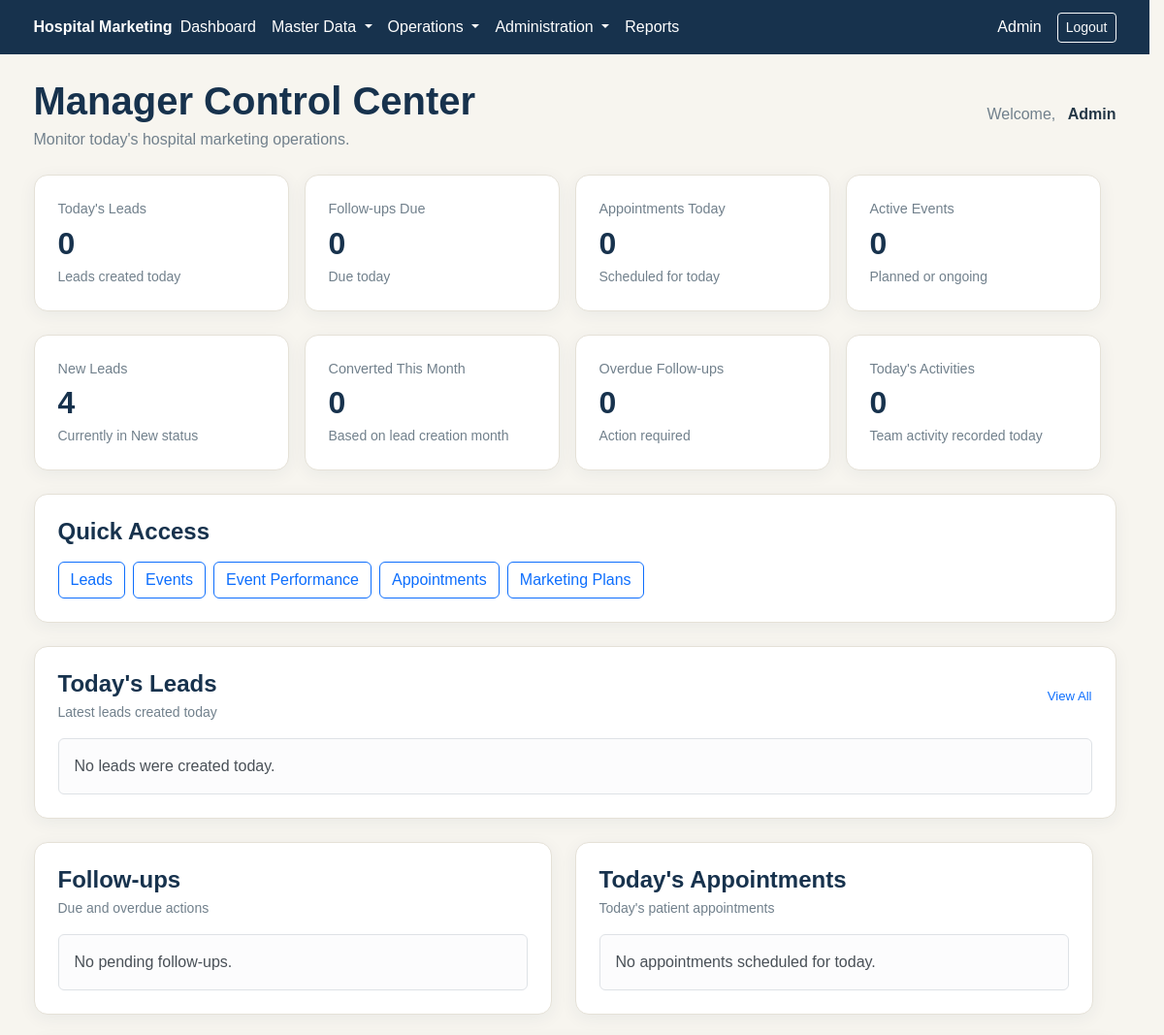
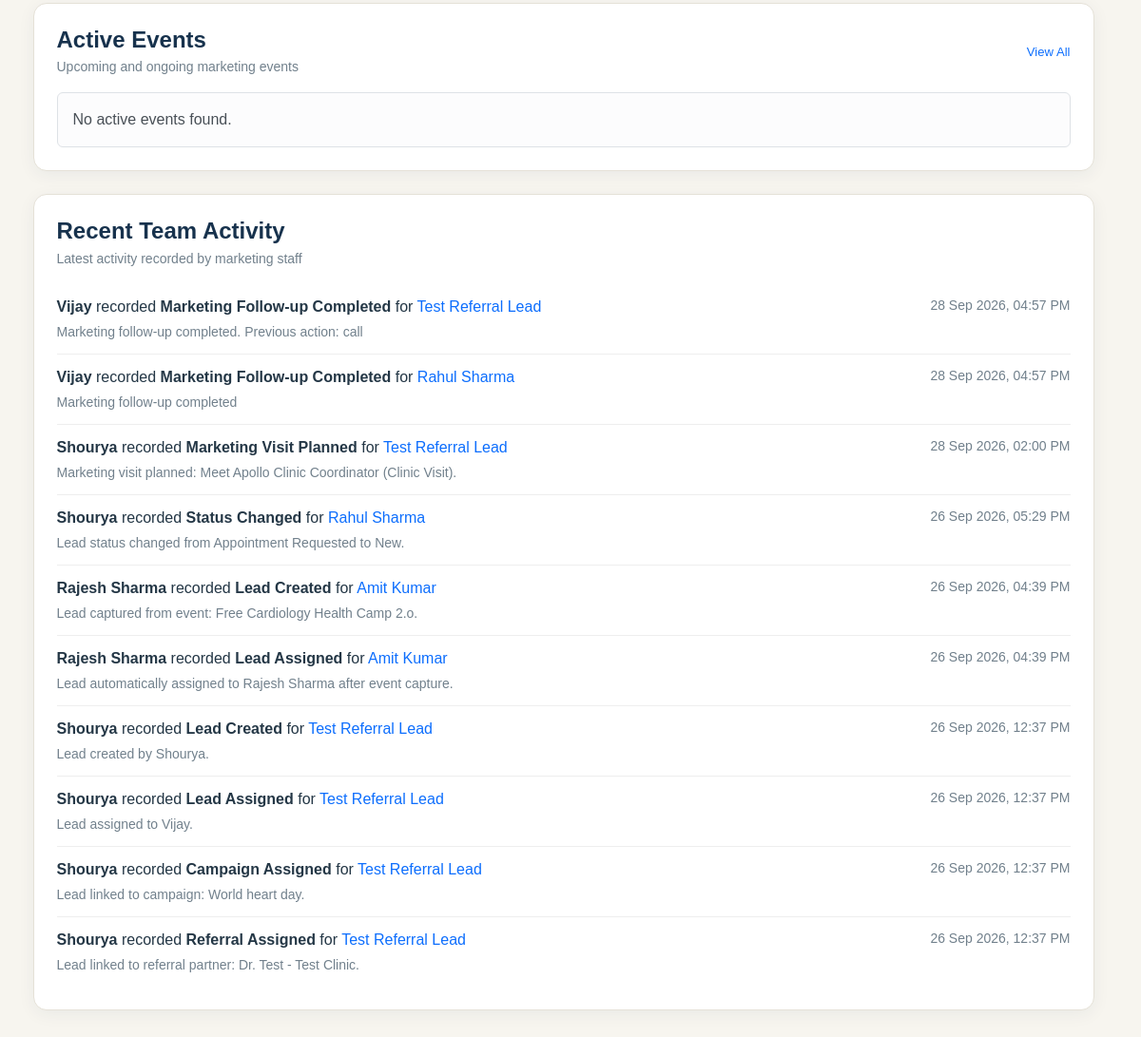
The page /manager/control-center.php (signed in) on the database its author committed (2 pictures, top to bottom).
### tables this page shows
CREATE TABLE `lead_activities` (
  `id` int(10) UNSIGNED NOT NULL,
  `lead_id` int(10) UNSIGNED NOT NULL,
  `user_id` int(10) UNSIGNED NOT NULL,
  `activity_type` varchar(100) NOT NULL,
  `description` text DEFAULT NULL,
  `activity_at` datetime NOT NULL DEFAULT current_timestamp(),
  `created_at` timestamp NOT NULL DEFAULT current_timestamp()
);

CREATE TABLE `users` (
  `id` int(10) UNSIGNED NOT NULL,
  `name` varchar(120) NOT NULL,
  `email` varchar(190) NOT NULL,
  `password` varchar(255) NOT NULL,
  `role_id` int(10) UNSIGNED NOT NULL,
  `status` enum('active','inactive') NOT NULL DEFAULT 'active',
  `created_at` timestamp NOT NULL DEFAULT current_timestamp(),
  `updated_at` timestamp NOT NULL DEFAULT current_timestamp() ON UPDATE current_timestamp()
);

CREATE TABLE `leads` (
  `id` int(10) UNSIGNED NOT NULL,
  `name` varchar(150) NOT NULL,
  `phone` varchar(30) NOT NULL,
  `email` varchar(190) DEFAULT NULL,
  `service_interest` varchar(200) DEFAULT NULL,
  `source_id` int(10) UNSIGNED DEFAULT NULL,
  `campaign_id` int(10) UNSIGNED DEFAULT NULL,
  `referral_id` int(10) UNSIGNED DEFAULT NULL,
  `status` varchar(50) NOT NULL DEFAULT 'NEW',
  `priority` enum('Low','Medium','High') NOT NULL DEFAULT 'Medium',
  `assigned_to` int(10) UNSIGNED DEFAULT NULL,
  `next_action_type` varchar(100) DEFAULT NULL,
  `next_action_at` datetime DEFAULT NULL,
  `notes` text DEFAULT NULL,
  `created_by` int(10) UNSIGNED NOT NULL,
  `created_at` timestamp NOT NULL DEFAULT current_timestamp(),
  `updated_at` timestamp NOT NULL DEFAULT current_timestamp() ON UPDATE current_timestamp()
);

### manager/control-center.php (the view, shortened to what the rows shown need)
 <?php
require_once __DIR__ . '/../config/database.php';
$stmt = $pdo->query("
    SELECT
        la.id,
        la.activity_type,
        la.description,
        la.activity_at,
        u.name AS user_name,
        l.id AS lead_id,
        l.name AS lead_name
    FROM lead_activities la
    INNER JOIN users u
        ON la.user_id = u.id
    INNER JOIN leads l
        ON la.lead_id = l.id
    ORDER BY la.activity_at DESC
    LIMIT 10
");
$team_activities = $stmt->fetchAll(PDO::FETCH_ASSOC);
require_once __DIR__ . '/../includes/header.php';
?>
<div class="container py-4">
    <div class="d-flex flex-wrap justify-content-between align-items-center mb-4">
        <div>
            <h1 class="hm-page-title mb-1">
                Manager Control Center
            </h1>
        </div>
    </div>
    <div class="control-center-card p-4 mb-4">
        <?php if (empty($team_activities)): ?>
            <div class="alert alert-light border mb-0">
                No team activity found.
            </div>
        <?php else: ?>
            <?php foreach ($team_activities as $activity): ?>
                <div class="activity-item">
                    <div class="d-flex justify-content-between flex-wrap">
                        <div>
                            <strong>
                                <?php
                                echo htmlspecialchars(
                                    $activity['user_name']
                                );
                                ?>
                            </strong>
                            recorded
                            <span class="fw-semibold">
                                <?php
                                echo htmlspecialchars(
                                    $activity['activity_type']
                                );
                                ?>
                            </span>
                            for
                            <a
                                href="<?php echo BASE_URL; ?>/leads/view.php?id=<?php echo (int) $activity['lead_id']; ?>"
                                class="text-decoration-none"
                            >
                                <?php
                                echo htmlspecialchars(
                                    $activity['lead_name']
                                );
                                ?>
                            </a>
                        </div>
                        <div class="small hm-muted">
                            <?php
                            echo date(
                                'd M Y, h:i A',
                                strtotime(
                                    $activity['activity_at']
                                )
                            );
                            ?>
                        </div>
                    </div>
                    <?php if (!empty($activity['description'])): ?>
                        <div class="small hm-muted mt-1">
                            <?php
                            echo htmlspecialchars(
                                $activity['description']
                            );
                            ?>
                        </div>
                    <?php endif; ?>
                </div>
            <?php endforeach; ?>
        <?php endif; ?>
    </div>
</div>
<?php
require_once __DIR__ . '/../includes/footer.php';
?>

### rows shown on the page
lead_activities: user.name "Vijay", activity_type "Marketing Follow-up Completed", lead.name "Test Referral Lead", activity_at "28 Sep 2026, 04:57 PM", description "Marketing follow-up completed. Previous action: call"
lead_activities: user.name "Vijay", activity_type "Marketing Follow-up Completed", lead.name "Rahul Sharma", activity_at "28 Sep 2026, 04:57 PM", description "Marketing follow-up completed"
lead_activities: user.name "Shourya", activity_type "Marketing Visit Planned", lead.name "Test Referral Lead", activity_at "28 Sep 2026, 02:00 PM", description "Marketing visit planned: Meet Apollo Clinic Coordinator (Clinic Visit)."
lead_activities: user.name "Shourya", activity_type "Status Changed", lead.name "Rahul Sharma", activity_at "26 Sep 2026, 05:29 PM", description "Lead status changed from Appointment Requested to New."
lead_activities: user.name "Rajesh Sharma", activity_type "Lead Created", lead.name "Amit Kumar", activity_at "26 Sep 2026, 04:39 PM", description "Lead captured from event: Free Cardiology Health Camp 2.o."
lead_activities: user.name "Rajesh Sharma", activity_type "Lead Assigned", lead.name "Amit Kumar", activity_at "26 Sep 2026, 04:39 PM", description "Lead automatically assigned to Rajesh Sharma after event capture."
lead_activities: user.name "Shourya", activity_type "Lead Created", lead.name "Test Referral Lead", activity_at "26 Sep 2026, 12:37 PM", description "Lead created by Shourya."
lead_activities: user.name "Shourya", activity_type "Lead Assigned", lead.name "Test Referral Lead", activity_at "26 Sep 2026, 12:37 PM", description "Lead assigned to Vijay."
lead_activities: user.name "Shourya", activity_type "Campaign Assigned", lead.name "Test Referral Lead", activity_at "26 Sep 2026, 12:37 PM", description "Lead linked to campaign: World heart day."
lead_activities: user.name "Shourya", activity_type "Referral Assigned", lead.name "Test Referral Lead", activity_at "26 Sep 2026, 12:37 PM", description "Lead linked to referral partner: Dr. Test - Test Clinic."

### other values the page prints
$user['name'] "Admin"
$todays_leads "0"
$followups_due "0"
$appointments_today "0"
$active_events "0"
$new_leads "4"
$converted_leads "0"
$overdue_followups "0"
$todays_activities "0"
